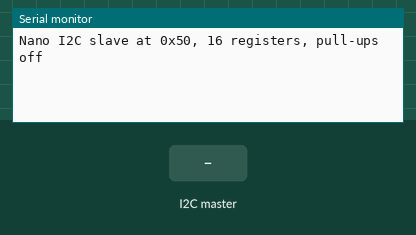
This sketch was run on a simulated Arduino Nano, built with avr-gcc and run on an emulated ATmega328P. Shown: the last lines printed to the serial monitor. The inputs (shaded band) are chosen by the test bench.

Above: at 1.2 s.
1.3 s: the I2C master sends the byte 1
At 2.5 s:
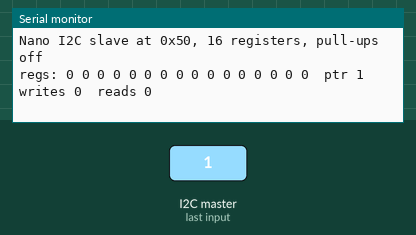
2.8 s: the I2C master sends the byte 0
At 3.9 s:
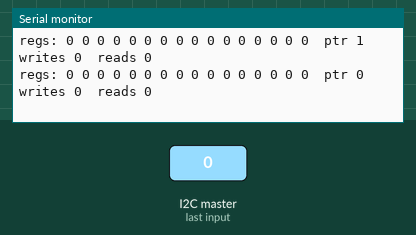

Measured:
- after the input at 1.3 s, the serial monitor: prints a new line at once (image 1)
- after the input at 2.8 s, the serial monitor: prints a new line at once (image 2)

The sketch:

i2c_slave_nano.ino
```cpp
// A classic Nano (ATmega328P) as an I2C slave for the chip's I2C master: the same register-pointer device as
// model/i2c_slave.py, address 0x50, 16 registers.
//   write: address+W, pointer, data... (into regs[pointer], pointer + 1 each)
//   read:  address+R, data from regs[pointer] (pointer + 1 each) until the master NAKs
// The AVR's I2C hardware is open drain and STRETCHES THE CLOCK while these handlers run, so this is the test of the
// master's stretch handling on real wires (the original ESP32's slave hardware cannot stretch).
// Wiring: A4 = SDA, A5 = SCL, GND to the common ground. Pull-ups stay on the bus at 3.3 V (5.1 k): the Nano's own
// pull-ups to 5 V are switched off below, so it only ever pulls the lines low. Power the Nano from its USB.
// Serial Monitor at 115200 shows every transaction.
#include <Wire.h>

const uint8_t ADDR = 0x50;
volatile uint8_t regs[16];
volatile uint8_t ptr = 0;
volatile uint16_t writes = 0, reads = 0;
volatile bool event = false;

void onReceive(int n) {
  bool first = true;
  while (Wire.available()) {
    uint8_t b = Wire.read();
    if (first) { ptr = b & 15; first = false; }
    else { regs[ptr] = b; ptr = (ptr + 1) & 15; writes++; }
  }
  event = true;
}

void onRequest() {                       // SCL is held low by the hardware until we answer: clock stretching
  uint8_t out[4];                        // called once per read transaction: queue 4 bytes (the master may take fewer)
  for (int i = 0; i < 4; i++) out[i] = regs[(ptr + i) & 15];
  Wire.write(out, 4);
  ptr = (ptr + 4) & 15;
  reads++;
  event = true;
}

void setup() {
  Serial.begin(115200);
  for (int i = 0; i < 16; i++) regs[i] = 0;
  Wire.begin(ADDR);
  digitalWrite(SDA, LOW);                // Wire.begin turned on the internal pull-ups to 5 V: off again, the bus
  digitalWrite(SCL, LOW);                // is pulled up to 3.3 V by its own resistors
  Wire.onReceive(onReceive);
  Wire.onRequest(onRequest);
  Serial.println("Nano I2C slave at 0x50, 16 registers, pull-ups off");
}

void loop() {
  if (event) {
    event = false;
    delay(20);                           // let the transaction finish before printing
    Serial.print("regs:");
    for (int i = 0; i < 16; i++) { Serial.print(' '); Serial.print(regs[i], HEX); }
    Serial.print("  ptr "); Serial.print(ptr); Serial.print("  writes "); Serial.print(writes);
    Serial.print("  reads "); Serial.println(reads);
  }
}
```
